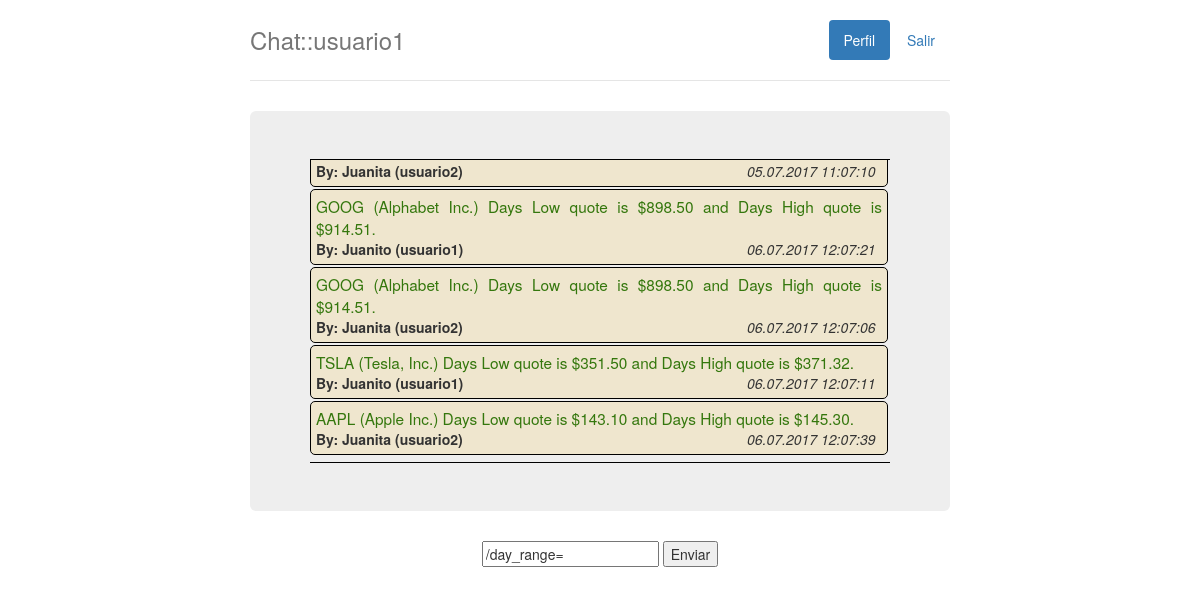
Page /chat/online/ (signed in) on the committed database.
### chat/models.py (models this page shows, shortened)
class Message(models.Model):
	user = models.ForeignKey(User, on_delete=models.SET_NULL, null=True, blank=True)
	text = models.CharField(max_length=200)
	post_date = models.DateTimeField('date posted')
	class Meta:
		ordering = ['-post_date']

### chat/views.py (the view)
@login_required
def online(request):
	messages = Message.objects.all()[:50][::-1]
	context = {'messages':messages,'user':request.user}
	return render(request, 'chat/chat.html',context)

### chat/templates/chat/chat.html (shortened to what this page needs)
 {% if user.is_authenticated %}
 	{% load static %}
	<link rel="stylesheet" type="text/css" href="{% static 'css/bootstrap.css' %}" />
	<link rel="stylesheet" type="text/css" href="{% static 'css/jumbotron-narrow.css' %}" />
	<link rel="stylesheet" type="text/css" href="{% static 'css/style.css' %}" />
	<div class="container">
	    <div class="header clearfix">
	        <nav>
	            <ul class="nav nav-pills pull-right">
	                <li role="presentation" class="active"><a href="/chat">Perfil</a></li>
	                <li role="presentation"><a href="{% url 'logout' %}">Salir</a></li>
	            </ul>
	        </nav>
	        <h3 class="text-muted">Chat::{{ user.get_username }}</h3>
	    </div>
	    <div class="jumbotron">
	        <div id="listofmessages">
	            {% include 'chat/listofmessages.html' %}
	        </div>
	    </div>
	</div>
	<div style="width: 50%; margin: 0 auto; text-align: center">
	    <input id="texto" type="text" value="/day_range=">
	    <input id="enviar" type="submit" value="Enviar">
	</div>
{% else %}
<p>Registrese para ver esta página.</p>
{% endif %}

### chat/templates/chat/listofmessages.html (shortened to what this page needs)
{% if messages %}
<div id="mensaje">
    {% for message in messages %}
    <div class="message">
        <div class="text-message">{{ message.text }}</div>
        <div class="owner">By: {{message.user.first_name}} ({{message.user.get_username}})</div>
        <div class="date">{{message.post_date|date:"d.m.Y h:m:s"}}</div>
    </div>
    {% endfor %}
</div>
{% else %}
<p>No han publicado mensajes.</p>
{% endif %}

### chat/static/css/jumbotron-narrow.css (style rules this page uses)
.header, .marketing, .footer { padding-right: 15px; padding-left: 15px; }
.header { padding-bottom: 20px; border-bottom: 1px solid #e5e5e5; }
.header h3 { margin-top: 0; margin-bottom: 0; line-height: 40px; }
@media (min-width: 768px) { .container { max-width: 730px; } }
.jumbotron { text-align: center; border-bottom: 1px solid #e5e5e5; }
@media screen and (min-width: 768px) { .header, .marketing, .footer { padding-right: 0; padding-left: 0; } }
@media screen and (min-width: 768px) { .header { margin-bottom: 30px; } }
@media screen and (min-width: 768px) { .jumbotron { border-bottom: 0; } }

### chat/static/css/style.css (style rules this page uses)
.message { background-color: #efe6ce; border: 1px solid black; border-radius: 5px; margin-right: 2px; margin-bottom: 2px; text-align: justify; padding: 5px; }
.text-message { color: #34770d; font-size: 1.1em; }
.owner { width: 75%; float: left; font-weight: bold; }
.date { width: 25%; float: left; text-align: center; font-style: italic; }
#listofmessages { height: 40%; max-height: 40%; overflow-y: scroll; border-top: 1px; border-bottom: 1px; border-left: 0px; border-right: 0px; border-color: black; border-style: solid; padding: 5px 0px 5px 0px; }

### rows in the picture
Message: user.first_name "Juanita", user.get_username "usuario2", post_date "05.07.2017 11:07:10"
Message: text "GOOG (Alphabet Inc.) Days Low quote is $898.50 and Days High quote is $914.51.", user.first_name "Juanito", user.get_username "usuario1", post_date "06.07.2017 12:07:21"
Message: text "GOOG (Alphabet Inc.) Days Low quote is $898.50 and Days High quote is $914.51.", user.first_name "Juanita", user.get_username "usuario2", post_date "06.07.2017 12:07:06"
Message: text "TSLA (Tesla, Inc.) Days Low quote is $351.50 and Days High quote is $371.32.", user.first_name "Juanito", user.get_username "usuario1", post_date "06.07.2017 12:07:11"
Message: text "AAPL (Apple Inc.) Days Low quote is $143.10 and Days High quote is $145.30.", user.first_name "Juanita", user.get_username "usuario2", post_date "06.07.2017 12:07:39"

### other values in the picture
{{ user.get_username }} "usuario1"
